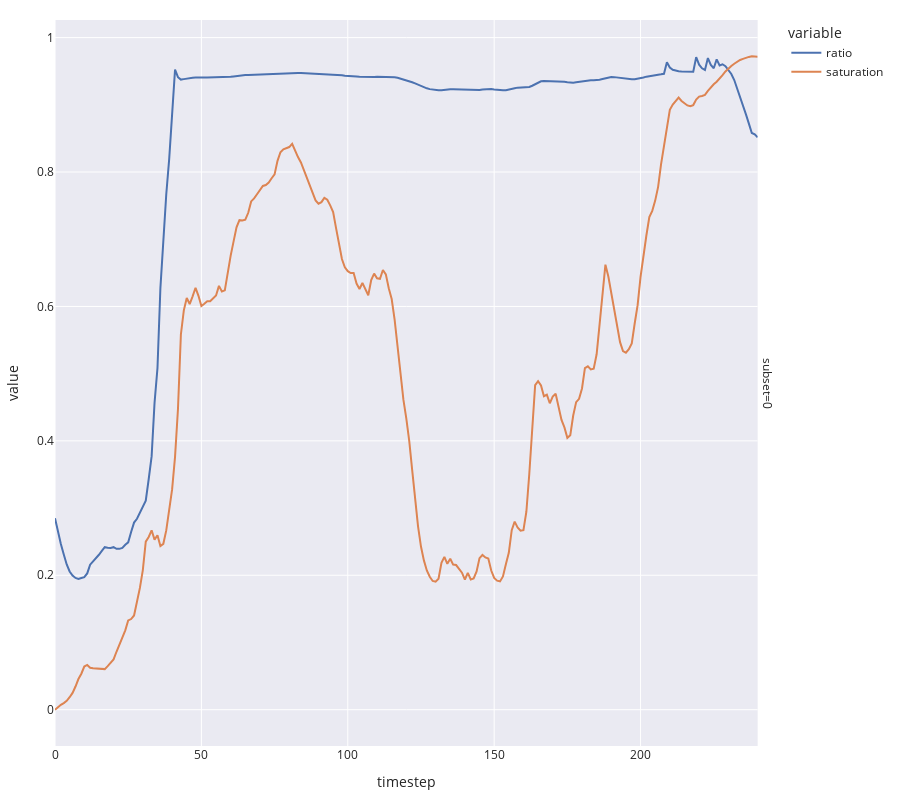

Here is the notebook cell this chart was saved with:
### Code cell
fig = px.line(
    simulation_result,
    x='timestep',
    y=['ratio', 'saturation'],
    facet_row='subset',
    height=800,
    template='seaborn'
)

fig.update_layout(
    margin=dict(l=20, r=20, t=20, b=20),
)

fig.show()

### Figure 1 — Plotly figure (JSON) as saved in the notebook; plotly's stock layout.template omitted (floating-point values rounded to 4 significant figures; data arrays with more than 128 entries replaced by an {"elided": "..."} marker saying what was removed)
{"data": [{"hovertemplate": "variable=ratio<br>subset=0<br>timestep=%{x}<br>value=%{y}<extra></extra>", "legendgroup": "ratio", "line": {"color": "rgb(76,114,176)", "dash": "solid"}, "mode": "lines", "name": "ratio", "orientation": "v", "showlegend": true, "type": "scatter", "x": {"elided": "241 int values"}, "xaxis": "x", "y": {"elided": "241 float values"}, "yaxis": "y"}, {"hovertemplate": "variable=saturation<br>subset=0<br>timestep=%{x}<br>value=%{y}<extra></extra>", "legendgroup": "saturation", "line": {"color": "rgb(221,132,82)", "dash": "solid"}, "mode": "lines", "name": "saturation", "orientation": "v", "showlegend": true, "type": "scatter", "x": {"elided": "241 int values"}, "xaxis": "x", "y": {"elided": "241 float values"}, "yaxis": "y"}], "layout": {"annotations": [{"font": {}, "showarrow": false, "text": "subset=0", "textangle": 90, "x": 0.98, "xanchor": "left", "xref": "paper", "y": 0.5, "yanchor": "middle", "yref": "paper"}], "height": 800, "legend": {"title": {"text": "variable"}, "tracegroupgap": 0}, "margin": {"b": 20, "l": 20, "r": 20, "t": 20}, "xaxis": {"anchor": "y", "domain": [0, 0.98], "title": {"text": "timestep"}}, "yaxis": {"anchor": "x", "domain": [0, 1], "title": {"text": "value"}}}}
